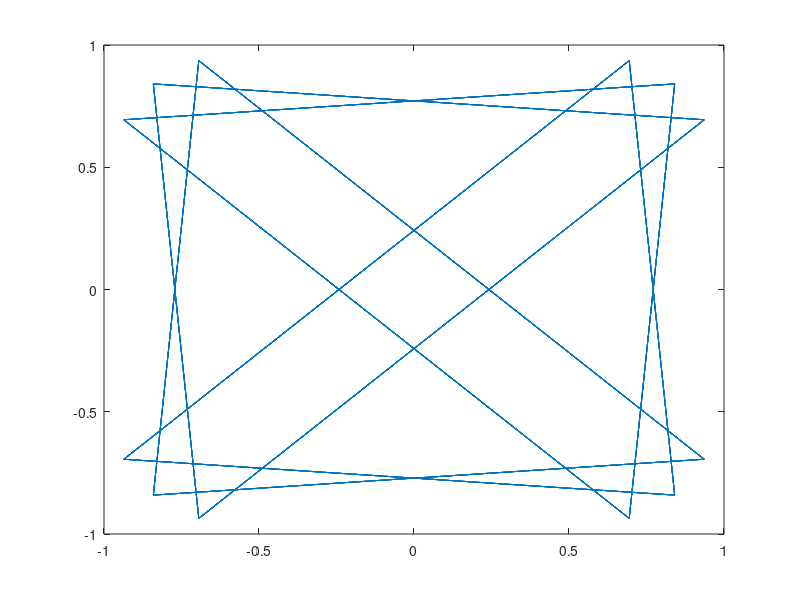

MATLAB code for this plot:
pnorm = @(p,v)power(sum(power(abs(v), p), 2), 1/p)
pnormalize = @(p,v)bsxfun(@rdivide, v, pnorm(p, v));
pnormal = @(p, v)power(abs(pnormalize(p, v)), p - 1) .* sign(v);
pdist = @(p,u,v)pnorm(p,u-v)

N = 128;

[x1,y1,z1] = meshgrid(1:128,1:128,1:128);
x = x1(:)/N*pi*2; y = y1(:)/N*pi*2; z = z1(:)/N*pi*2;
P = 4.0;
X = pnormalize(P, [cos(x) sin(x)]);
Y = pnormalize(P, [cos(y) sin(y)]);
Z = pnormalize(P, [cos(z) sin(z)]);
O = pdist(P, X, Y) + pdist(P,Y,Z) + pdist(P,Z,X);

SM = @(O,ii)O <= circshift(O,ii)
MN = SM(O,1) & SM(O,-1) & SM(O,N) & SM(O,-N) & SM(O, N*N) & SM(O,-N*N);

BG = @(O,ii)O >= circshift(O,ii)
MX = BG(O,1) & BG(O,-1) & BG(O,N) & BG(O,-N) & BG(O, N*N) & BG(O,-N*N);


%plot3(x(MN),y(MN),z(MN), 'b.')
%hold on;
%plot3(x(MX),y(MX),z(MX), 'g.')

R = [x(MX | MN) y(MX | MN) z(MX | MN)];

R = R(all( R * [ 1  1  0; -1 0 1; 0 -1  -1], 2), :);
R2 = cat(2, R, R(:,1), nan(size(R(:,1))));
R2 = R2';
S = pnormalize(P, [cos(R2(:)) sin(R2(:))]);

plot(S(:,1), S(:,2))



